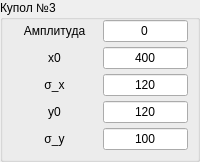
                    <widget class="QGroupBox" name="groupBox_dome_3">
                     <property name="title">
                      <string>Купол №3</string>
                     </property>
                     <layout class="QVBoxLayout" name="layout_dome_3">
                      <property name="spacing">
                       <number>5</number>
                      </property>
                      <property name="leftMargin">
                       <number>0</number>
                      </property>
                      <property name="topMargin">
                       <number>0</number>
                      </property>
                      <property name="rightMargin">
                       <number>0</number>
                      </property>
                      <property name="bottomMargin">
                       <number>9</number>
                      </property>
                      <item>
                       <widget class="QWidget" name="widget_amplitude_3" native="true">
                        <property name="sizePolicy">
                         <sizepolicy hsizetype="Preferred" vsizetype="Maximum">
                          <horstretch>0</horstretch>
                          <verstretch>0</verstretch>
                         </sizepolicy>
                        </property>
                        <layout class="QHBoxLayout" name="layout_amplitude_3" stretch="1,1">
                         <property name="topMargin">
                          <number>0</number>
                         </property>
                         <property name="bottomMargin">
                          <number>0</number>
                         </property>
                         <item>
                          <widget class="QLabel" name="label_text_amplitude_3">
                           <property name="text">
                            <string>Амплитуда</string>
                           </property>
                           <property name="alignment">
                            <set>Qt::AlignCenter</set>
                           </property>
                          </widget>
                         </item>
                         <item>
                          <widget class="QLineEdit" name="lineEdit_amplitude_3">
                           <property name="text">
                            <string>0</string>
                           </property>
                           <property name="alignment">
                            <set>Qt::AlignCenter</set>
                           </property>
                          </widget>
                         </item>
                        </layout>
                       </widget>
                      </item>
                      <item>
                       <widget class="QWidget" name="widget_x0_3" native="true">
                        <property name="sizePolicy">
                         <sizepolicy hsizetype="Preferred" vsizetype="Maximum">
                          <horstretch>0</horstretch>
                          <verstretch>0</verstretch>
                         </sizepolicy>
                        </property>
                        <layout class="QHBoxLayout" name="layout_x0_3" stretch="1,1">
                         <property name="topMargin">
                          <number>0</number>
                         </property>
                         <property name="bottomMargin">
                          <number>0</number>
                         </property>
                         <item>
                          <widget class="QLabel" name="label_text_x0_3">
                           <property name="text">
                            <string>x0</string>
                           </property>
                           <property name="alignment">
                            <set>Qt::AlignCenter</set>
                           </property>
                          </widget>
                         </item>
                         <item>
                          <widget class="QLineEdit" name="lineEdit_x0_3">
                           <property name="text">
                            <string>400</string>
                           </property>
                           <property name="alignment">
                            <set>Qt::AlignCenter</set>
                           </property>
                          </widget>
                         </item>
                        </layout>
                       </widget>
                      </item>
                      <item>
                       <widget class="QWidget" name="widget_sigma_x_3" native="true">
                        <property name="sizePolicy">
                         <sizepolicy hsizetype="Preferred" vsizetype="Maximum">
                          <horstretch>0</horstretch>
                          <verstretch>0</verstretch>
                         </sizepolicy>
                        </property>
                        <layout class="QHBoxLayout" name="layout_sigma_x_3" stretch="1,1">
                         <property name="topMargin">
                          <number>0</number>
                         </property>
                         <property name="bottomMargin">
                          <number>0</number>
                         </property>
                         <item>
                          <widget class="QLabel" name="label_text_sigma_x_3">
                           <property name="text">
                            <string>σ_x</string>
                           </property>
                           <property name="alignment">
                            <set>Qt::AlignCenter</set>
                           </property>
                          </widget>
                         </item>
                         <item>
                          <widget class="QLineEdit" name="lineEdit_sigma_x_3">
                           <property name="text">
                            <string>120</string>
                           </property>
                           <property name="alignment">
                            <set>Qt::AlignCenter</set>
                           </property>
                          </widget>
                         </item>
                        </layout>
                       </widget>
                      </item>
                      <item>
                       <widget class="QWidget" name="widget_y0_3" native="true">
                        <property name="sizePolicy">
                         <sizepolicy hsizetype="Preferred" vsizetype="Maximum">
                          <horstretch>0</horstretch>
                          <verstretch>0</verstretch>
                         </sizepolicy>
                        </property>
                        <layout class="QHBoxLayout" name="layout_y0_3" stretch="1,1">
                         <property name="topMargin">
                          <number>0</number>
                         </property>
                         <property name="bottomMargin">
                          <number>0</number>
                         </property>
                         <item>
                          <widget class="QLabel" name="label_text_y0_3">
                           <property name="text">
                            <string>y0</string>
                           </property>
                           <property name="alignment">
                            <set>Qt::AlignCenter</set>
                           </property>
                          </widget>
                         </item>
                         <item>
                          <widget class="QLineEdit" name="lineEdit_y0_3">
                           <property name="text">
                            <string>120</string>
                           </property>
                           <property name="alignment">
                            <set>Qt::AlignCenter</set>
                           </property>
                          </widget>
                         </item>
                        </layout>
                       </widget>
                      </item>
                      <item>
                       <widget class="QWidget" name="widget_sigma_y_3" native="true">
                        <property name="sizePolicy">
                         <sizepolicy hsizetype="Preferred" vsizetype="Maximum">
                          <horstretch>0</horstretch>
                          <verstretch>0</verstretch>
                         </sizepolicy>
                        </property>
                        <layout class="QHBoxLayout" name="layout_sigma_y_3" stretch="1,1">
                         <property name="topMargin">
                          <number>0</number>
                         </property>
                         <property name="bottomMargin">
                          <number>0</number>
                         </property>
                         <item>
                          <widget class="QLabel" name="label_text_sigma_y_3">
                           <property name="text">
                            <string>σ_y</string>
                           </property>
                           <property name="alignment">
                            <set>Qt::AlignCenter</set>
                           </property>
                          </widget>
                         </item>
                         <item>
                          <widget class="QLineEdit" name="lineEdit_sigma_y_3">
                           <property name="text">
                            <string>100</string>
                           </property>
                           <property name="alignment">
                            <set>Qt::AlignCenter</set>
                           </property>
                          </widget>
                         </item>
                        </layout>
                       </widget>
                      </item>
                     </layout>
                    </widget>
